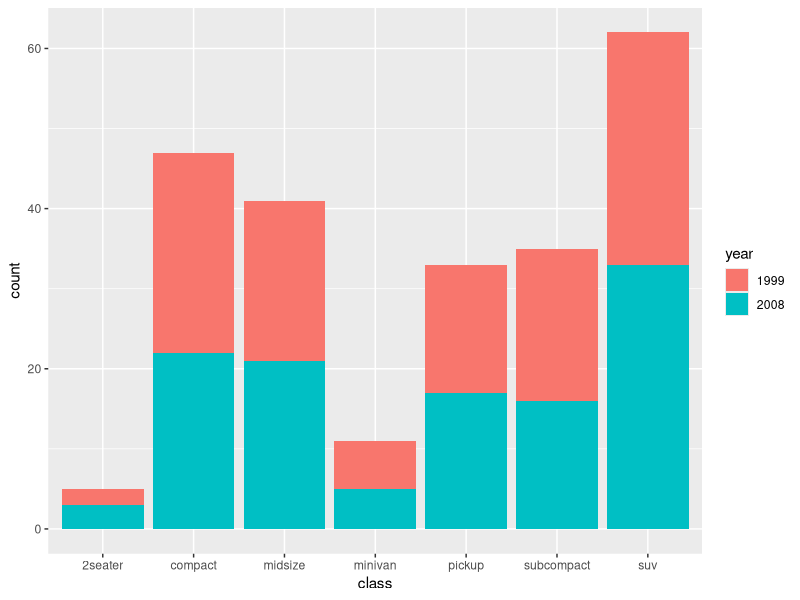
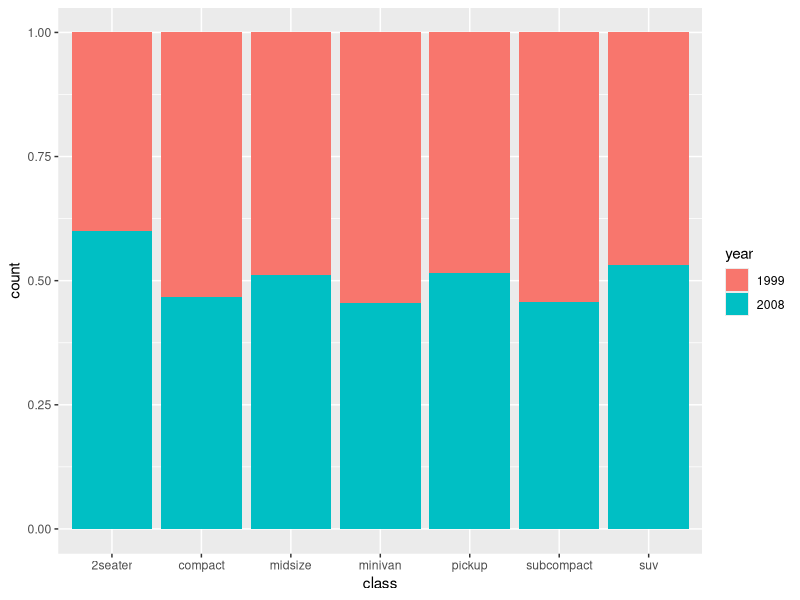
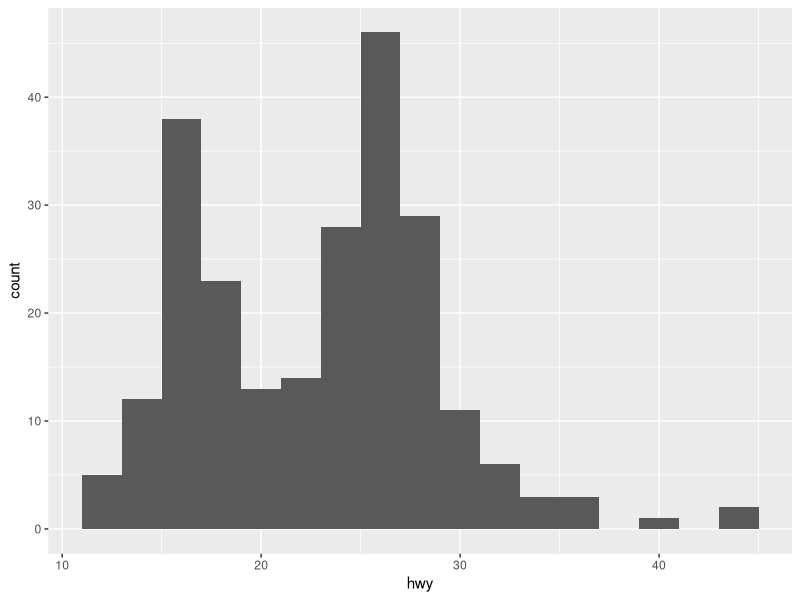
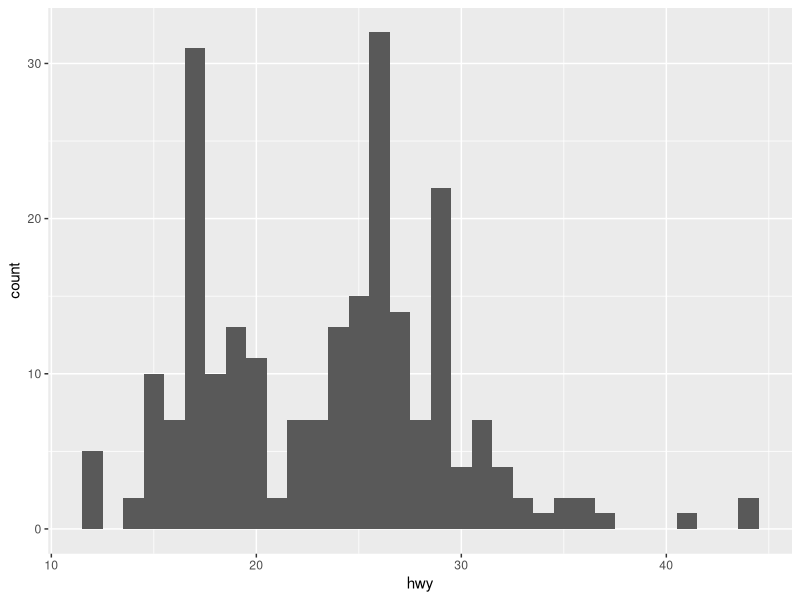
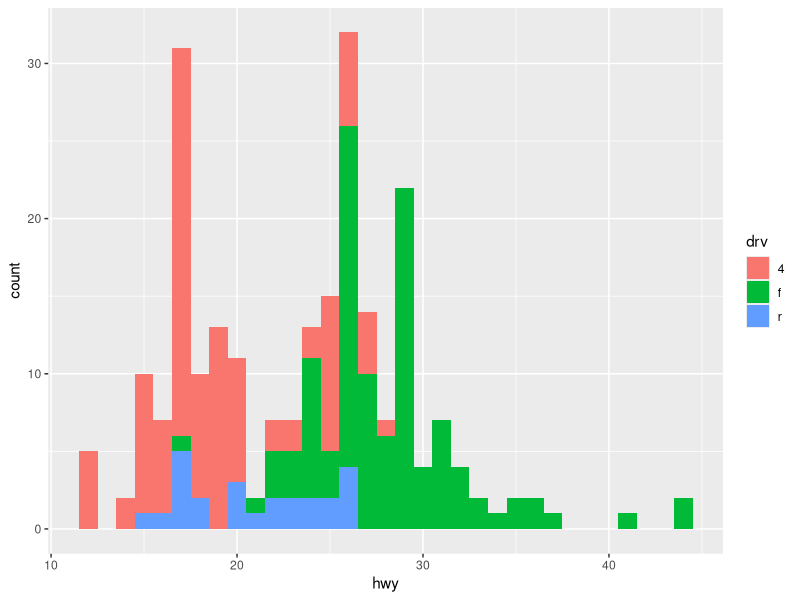
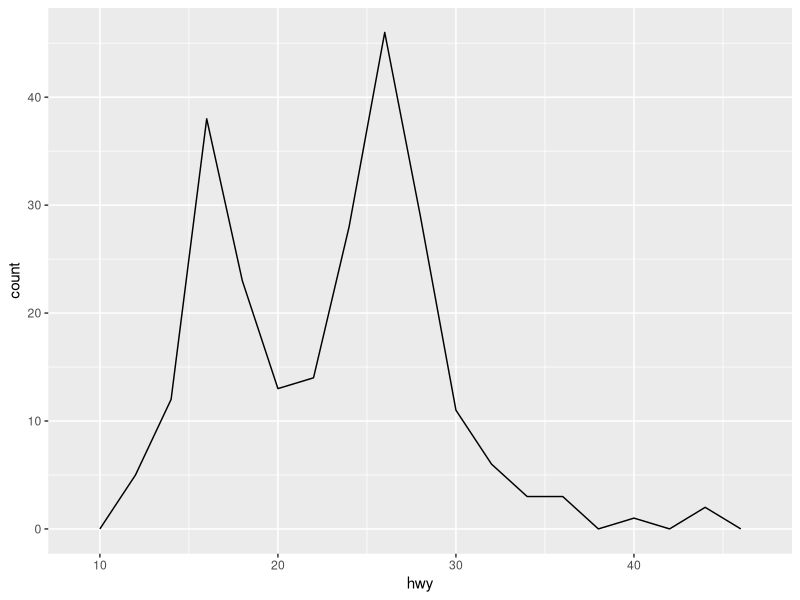
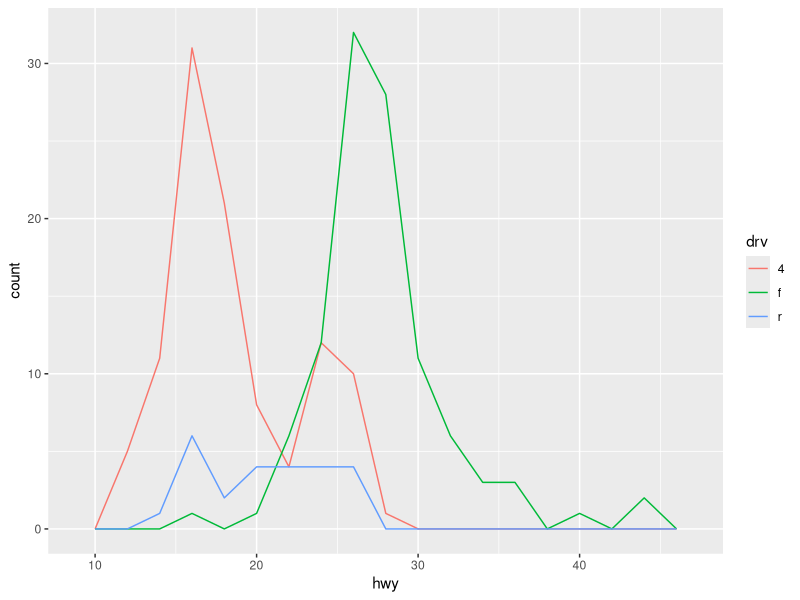
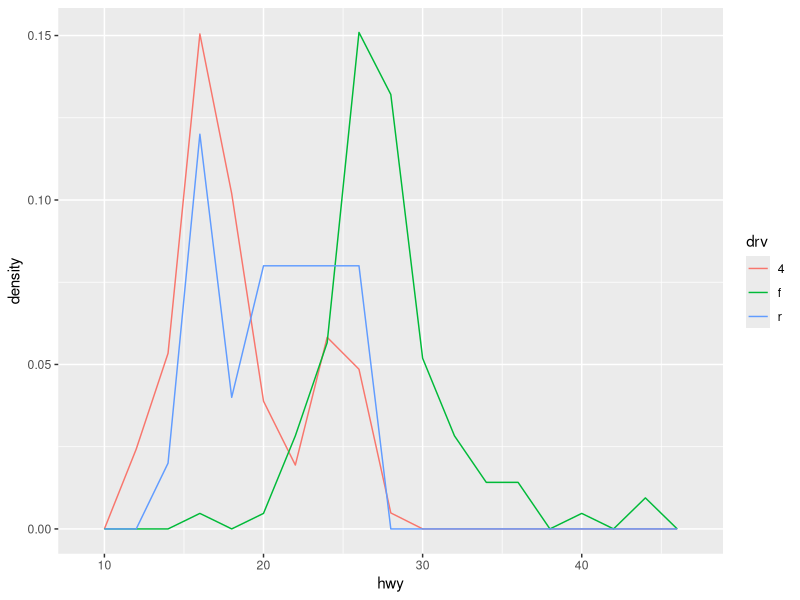

Write R code to recreate these figures, in order.
# Day 16
library(ggplot2)
library(dplyr)
mpg %>%
  group_by(class) %>%
  summarise(hwy_mean = mean(hwy)) %>%
  arrange(hwy_mean)
ggplot(mpg, aes(class, fill=factor(year))) + geom_bar() + labs(fill = "year")

ggplot(mpg, aes(class, fill=factor(year))) + geom_bar(position = "fill") + labs(fill = "year")


ggplot(mpg, aes(hwy)) + geom_histogram(binwidth = 2)
ggplot(mpg, aes(hwy)) + geom_histogram(binwidth = 1)
ggplot(mpg, aes(hwy, fill=drv)) + geom_histogram(binwidth = 1)

ggplot(mpg, aes(hwy)) + geom_freqpoly(binwidth=2)
ggplot(mpg, aes(hwy, color=drv)) + geom_freqpoly(binwidth=2)
ggplot(mpg, aes(hwy, after_stat(density), color=drv)) + geom_freqpoly(binwidth=2)

ggplot(mpg, aes(hwy)) + geom_density()
ggplot(mpg, aes(hwy, color=drv)) + geom_density()


ggplot(mpg, aes(class)) + geom_bar() + facet_wrap(~drv)
ggplot(mpg, aes(class, after_stat(prop), group=drv)) + geom_bar() + facet_wrap(~drv)
ggplot(mpg, aes(class, drv)) + geom_point()
ggplot(mpg, aes(class, drv)) + geom_jitter(width = 0.2, height = 0.2)
ggplot(mpg, aes(class, drv)) + geom_count()


p <- ggplot(mpg, aes(class, cty))
p + geom_point()

p + geom_jitter(width = 0.2)

### boxplot
p + geom_boxplot()
p + geom_boxplot(notch = T)
p + geom_boxplot(notch = T) + 
  stat_summary(fun=mean, color="red", size=5, shape= "*", geom = "point")

### violin
p + geom_violin()
p + geom_boxplot(width=0.1) +
  geom_violin(alpha=0.3)


### geom_text
mpg
unique(mpg$class)
df <- filter(mpg, class == "midsize", year == 2008)
ggplot(df, aes(cty, hwy)) + geom_text(aes(label=model))
ggplot(df, aes(cty, hwy)) + 
  geom_text(aes(label=model), size=3,
            position = position_jitter(width = 0.3, height = 0.3))
ggplot(df, aes(cty, hwy)) + geom_text(aes(label=model), check_overlap = T)
ggplot(df, aes(cty, hwy)) + geom_point() +
  geom_text(aes(label=model), nudge_y = 0.3, size=3)

### geom_label()
ggplot(df, aes(cty, hwy)) + 
  geom_point() + 
  geom_label(aes(label=model), nudge_y=0.2, size=3)

### geom_bin2d()
ggplot(mpg, aes(cty, hwy)) + geom_bin2d(binwidth=c(2,2))
